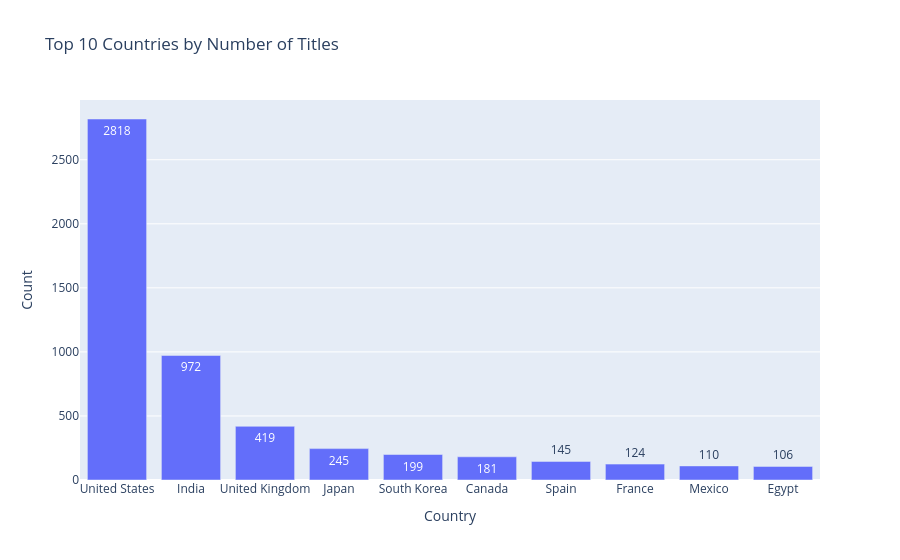

The code cell stored with this chart in its notebook:
### Markdown cell above
COUNTRY DISTRIBUTION

### Code cell
import plotly.express as px

country_counts = df["country"].value_counts().head(10).reset_index()
country_counts.columns = ["Country", "Count"]

fig = px.bar(
    country_counts,
    x="Country",
    y="Count",
    text="Count",
    title="Top 10 Countries by Number of Titles"
)

fig.show()

### Figure 1 — Plotly figure (JSON) as saved in the notebook; plotly's stock layout.template omitted (floating-point values rounded to 4 significant figures)
{"data": [{"hovertemplate": "Country=%{x}<br>Count=%{text}<extra></extra>", "legendgroup": "", "marker": {"color": "#636efa", "pattern": {"shape": ""}}, "name": "", "orientation": "v", "showlegend": false, "text": [2818.0, 972.0, 419.0, 245.0, 199.0, 181.0, 145.0, 124.0, 110.0, 106.0], "textposition": "auto", "type": "bar", "x": ["United States", "India", "United Kingdom", "Japan", "South Korea", "Canada", "Spain", "France", "Mexico", "Egypt"], "xaxis": "x", "y": [2818, 972, 419, 245, 199, 181, 145, 124, 110, 106], "yaxis": "y"}], "layout": {"barmode": "relative", "legend": {"tracegroupgap": 0}, "title": {"text": "Top 10 Countries by Number of Titles"}, "xaxis": {"anchor": "y", "domain": [0, 1], "title": {"text": "Country"}}, "yaxis": {"anchor": "x", "domain": [0, 1], "title": {"text": "Count"}}}}
